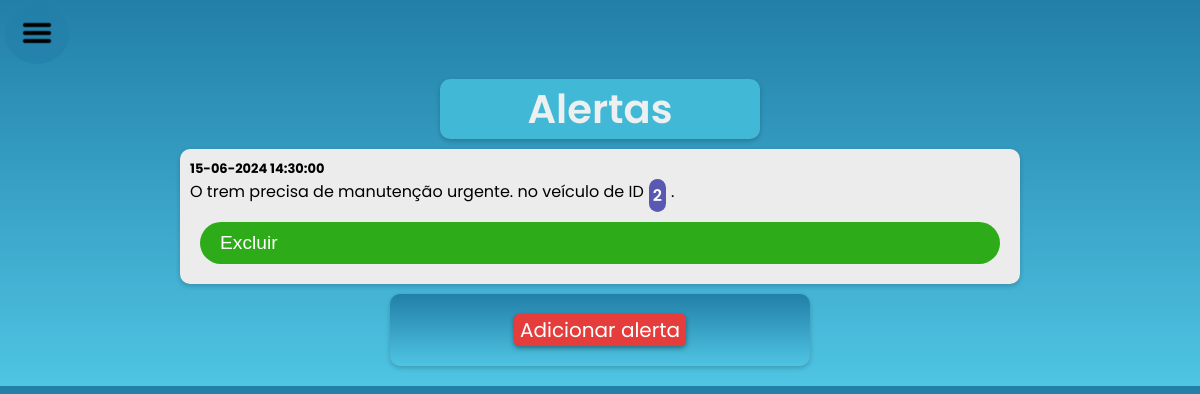
Screenshot of /PHP/PAGINAS/Alertas.php (signed in) with the database file from the repository.
### tables this page shows
CREATE TABLE alerta(
    pk_alerta INT PRIMARY KEY AUTO_INCREMENT,
    tipo_alerta VARCHAR(50) NOT NULL,
    view_alerta BOOLEAN NOT NULL,
    descricao_alerta VARCHAR(250) NOT NULL,
    data_hora_alerta DATETIME NOT NULL,
    pk_trem INT
);

### PHP/PAGINAS/Alertas.php (the view, shortened to what this page needs)
<?php
    require_once("../CODIGO/bd.php");
?>
<!DOCTYPE html>
<html lang="en">
<head>
    <link rel="stylesheet" href="../../CSS/traininfostyle.css">
    <link rel="stylesheet" href="../../CSS/menu.css">
</head>
<body>
    <div class='home'><button id='menuButtonOpen' onclick='openav()'><img id='icon'
                src='../../IMAGENS/Hamburger_icon.svg.png'></button></div>
    <div class="infoLogo">
        Alertas
    </div>
     <?php
     $sql = "SELECT tipo_alerta, descricao_alerta, data_hora_alerta, pk_trem FROM alerta ORDER BY data_hora_alerta DESC";
        $result = $conn->query($sql);
        if ($result->num_rows > 0) {
            while($row = $result->fetch_assoc()) {
                ?>
                <div class="bigbox">
                    <div class="event">
                        <div class="tempo"><?php echo date("d-m-Y H:i:s", strtotime($row["data_hora_alerta"])); ?></div>
                        <div style="display: flex;">
                            <?php echo htmlspecialchars($row["descricao_alerta"]); ?>
                            <?php if (!empty($row["pk_trem"])): ?>
                                no veículo de ID <div class="trainid-text"><?php echo $row["pk_trem"]; ?></div>.
                            <?php endif; ?>
                        </div>
                    </div>
                    <div class="button">Excluir</div>
                <?php
            }
        } else {
            echo "<div class='bigbox'><div class='event'>Nenhum alerta encontrado.</div></div>";
        }
     ?>
</div>
    <div class="box free">
            <a href="Adicionar_alerta.php" style='text-decoration: none;'>
            <div class="alterar" style="font-weight: 200;" >
                            <button>Adicionar alerta</button>
                        </div>
            </a>
        </div>
</body>
</html>

### CSS/traininfostyle.css (style rules this page uses)
body { background-color: #227fa8; background-image: linear-gradient(#227fa8, #4fc4e3); font-family: "Poppins", sans-serif; margin: 0; padding: 0; text-decoration: none; }
.infoLogo { background-color: #41b8d5; border-radius: 10px; text-align: center; color: #ecf0f0; font-family: "Poppins", sans-serif; font-weight: 600; font-style: normal; font-size: 40px; margin-bottom: 10px; margin: 10px; box-shadow: 0 2px 5px rgba(0, 0, 0, 0.2); overflow: hidden; text-overflow: ellipsis; }
.bigbox { background-color: #ececec; border-radius: 10px; padding: 10px; display: block; margin: 10px; box-shadow: 0 2px 5px rgba(0, 0, 0, 0.2); font-weight: 400; color: black; overflow: hidden; text-overflow: ellipsis; }
.box { background-color: #227fa8; background-image: linear-gradient(#227fa8, #4fc4e3); border-radius: 10px; padding: 10px; margin: 5px; text-align: center; font-weight: 600; box-shadow: 0 2px 5px rgba(0, 0, 0, 0.2); box-sizing: border-box; color: black; margin-bottom: 20px; overflow: hidden; text-overflow: ellipsis; }
.trainid-text { margin-left: 5px; margin-right: 5px; background-color: #5958b2; border-radius: 10px; padding: 4px; color: white; font-weight: 600; }
.alterar { display: flex; align-items: center; justify-content: center; margin: 10px; text-decoration: none; }
.alterar button { border: none; background-color: #e43d3c; font-family: "Poppins", sans-serif; font-weight: bolder; font-size: 20px; color: white; border-radius: 5px; box-shadow: 0 2px 5px rgba(0, 0, 0, 0.4); cursor: pointer; text-decoration: none; }
.tempo { font-weight: bold; font-size: small; }
.button { background-color: #2dab18; border: none; border-radius: 80px; color: white; font-family: 'Gill Sans', 'Gill Sans MT', Calibri, 'Trebuchet MS', sans-serif; font-size: larger; padding: 10px 20px 10px 20px ; cursor: pointer; margin: 10px; }
@media screen and (min-width: 1024px) { .infoLogo { max-width: 320px; margin-left: auto; margin-right: auto; } }
@media screen and (min-width: 1024px) { .bigbox { max-width: 820px; margin-left: auto; margin-right: auto; } }
@media screen and (min-width: 1024px) { .box.free { max-width: 420px; margin-left: auto; margin-right: auto; margin-bottom: 20px; } }

### CSS/menu.css (style rules this page uses)
.home img { width: 80%; max-width: 40px; height: auto; }
.home button { border: none; border-radius: 50%; padding: 10px; background-color: rgba(34, 127, 168, 0.6); cursor: pointer; margin: 5px; transition: all 0.3s ease; }
@media screen and (min-width: 1024px) { .home button { padding: 12px; } }

### rows the page displays
alerta: data_hora_alerta "15-06-2024 14:30:00", descricao_alerta "O trem precisa de manutenção urgente.", pk_trem "2"
